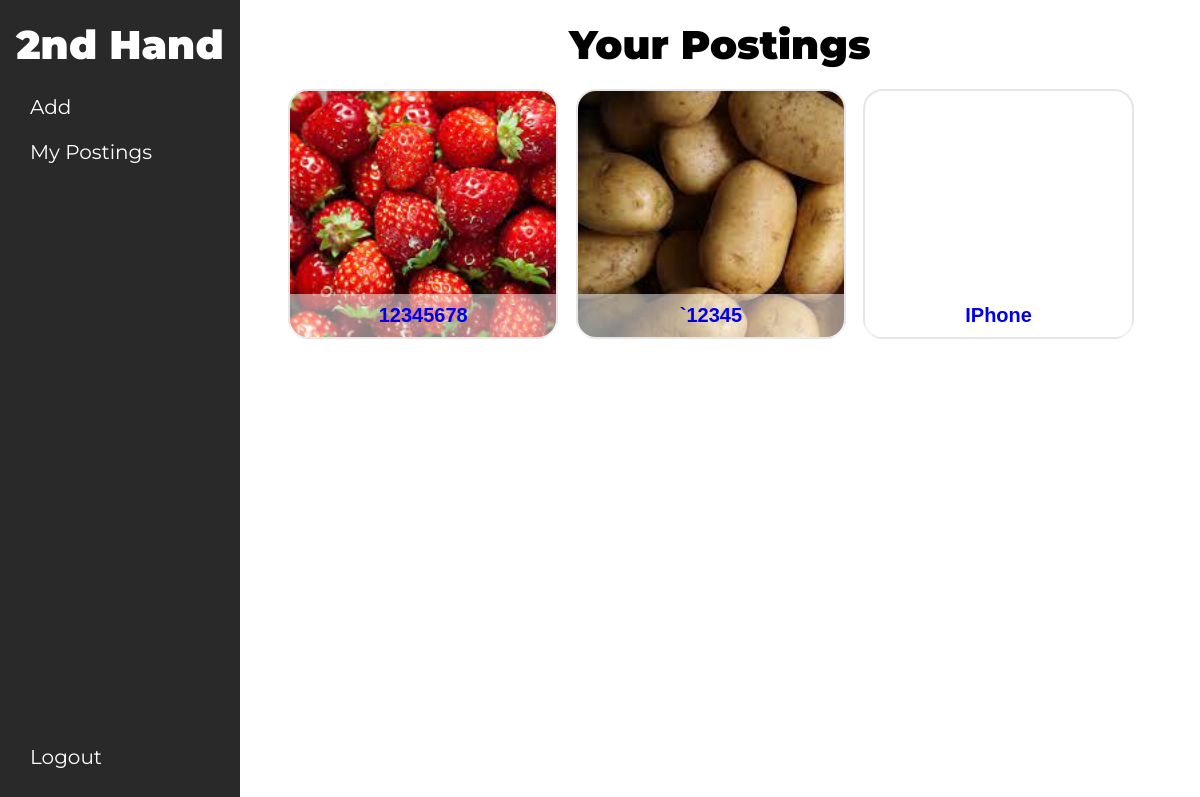
/mypostings (signed in), run on an earlier commit of the app's database.
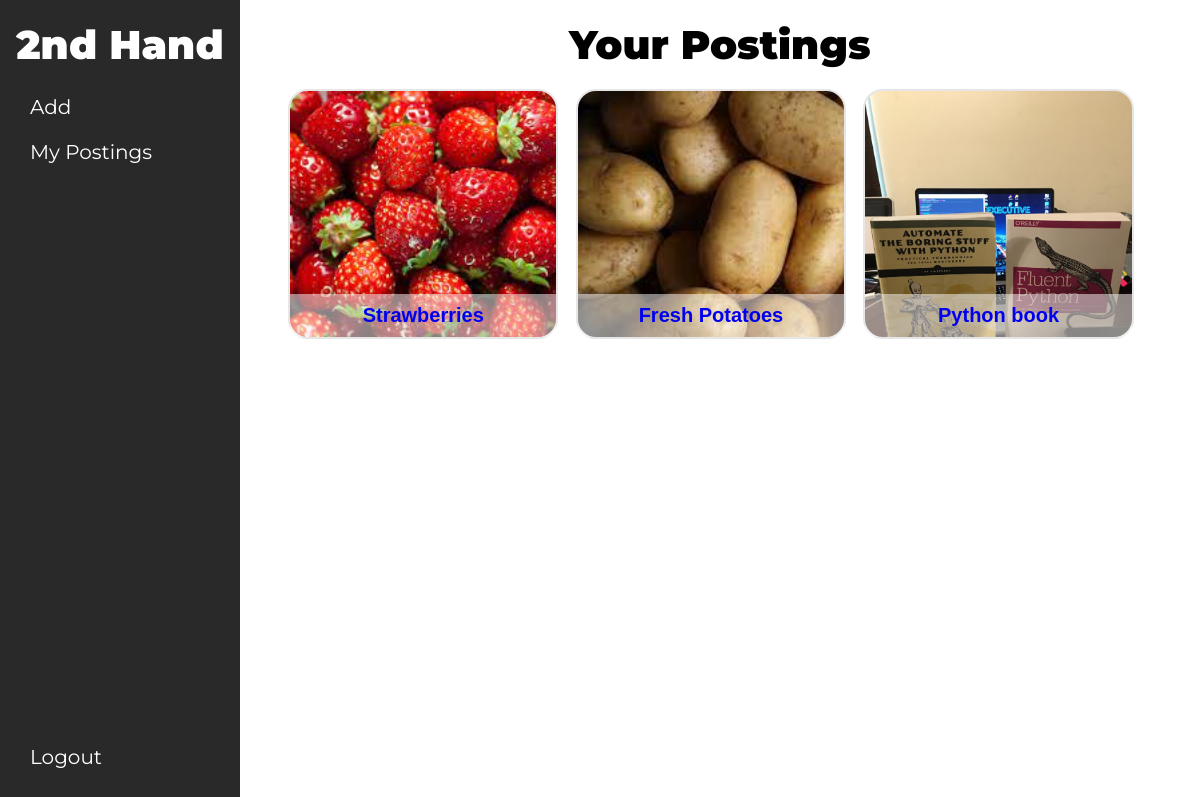
And on a later commit of the database.
### app/models.py (models this page shows)
class Item(models.Model):
    condition_choices = [
        ("Brand New", "Brand New"),
        ("Open Box", "Open Box"),
        ("Used", "Used"),
        ("Not Working", "Not Working"),
        ]
    poster = models.CharField(max_length=265,)
    code = models.CharField(max_length=12)
    status = models.BooleanField(default=True)
    title = models.CharField(max_length=265)
    condition = models.CharField(max_length=128, choices=condition_choices)
    location = models.CharField(max_length=128)
    description = models.CharField(max_length=2048)
    def __str__(self):
        return f"{self.code} : {self.status} : {self.title}"

class Image(models.Model):
    code = models.CharField(max_length=12, default="empty")
    image = models.ImageField(null=True, blank=True)
    def __str__(self):
        return f"{self.code}"

### app/views.py (the view)
# urls.py: path("mypostings", views.mypostings, name="mypostings"),
def mypostings(request):
	username = request.session["username"]
	itemdb = Item.objects.filter(status=True, poster=username)
	codes = []
	items = []
	for item in itemdb:
		if item.code not in items:
			items.append(item)
		else:
			pass
	db = []
	for item in itemdb:
		code = item.code
		img = Image.objects.filter(code=code).first()
		db.append([item, img])
	print(db)
	images = Image.objects.values("code").distinct()
	n = range(len(items))
	imgdb = Image.objects.all()
	print(imgdb)
	return render(request, "mypostings.HTML", {
		"items":items, "images":images, "n":n, "imgdb":imgdb, "db":db
		})

### app/templates/mypostings.html (shortened to what this page needs)
<!DOCTYPE html>
<html>
<head>
	<link rel="stylesheet" href="../static/style.css">
</head>
<body>
	<nav class="sidebar" >
		<a class="bold" style="color: white; position: absolute; top: 20px; text-decoration: none; display: block;" href="../../marketplace">2nd Hand</a>
		<a href="../../add_item" class="sidebuttons" style="top: 80px; text-decoration: none;"><p style="margin-left: 30px; padding-top: 15px;">Add</p></a>
		<a href="../../mypostings" class="sidebuttons" style="top: 130px; text-decoration: none; display: block; position: absolute;"><p style="margin-left: 30px; padding-top: 10px;">My Postings</p></a>
		<a href="/" class="sidebuttons" style="bottom: 20px; position: absolute; display: block; text-decoration: none;"><p style="margin-left: 30px; padding-top: 15px;">Logout</p></a>
	</nav>
	<main>
		<h1 class="bold" style="color: black; text-align: center; margin: auto; margin-top: 20px;">Your Postings</h1>
		<div class="itemslist">
			{% for i in db %}
				<a href="/item_code/{{ i.0.code }}" class="items" style="background-image: url({{ i.1.image.url }}); background-size: cover; position: relative;">
					<p style="text-align: center; font-size: 20px; padding-top: 10px; padding-bottom: 10px; font-weight: 900; font-family: Arial; background-color: rgba(255, 255, 255, 0.5); bottom: 0; position: absolute; width: 100%;">{{ i.0.title }}</p>
				</a>
			{% endfor %}
		</div>
		<div style="height: 50px;"></div>
	</main>
</body>
</html>

What changed in the data, as far as the page shows it:
removed Item: title "IPhone"
changed Item: title "12345678" → "Strawberries"
changed Item: title "`12345" → "Fresh Potatoes"
added Item: image (picture), title "Python book"
